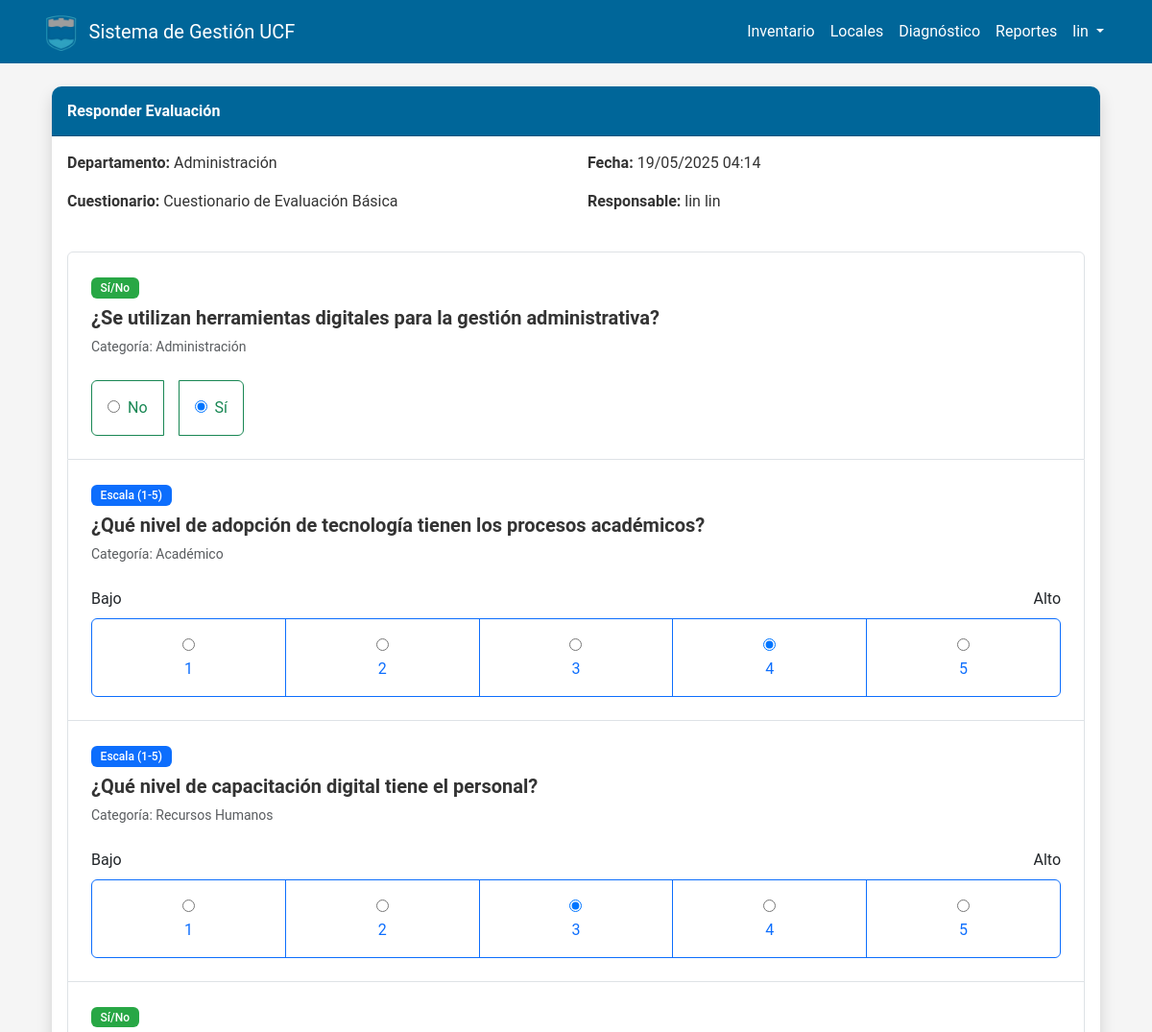
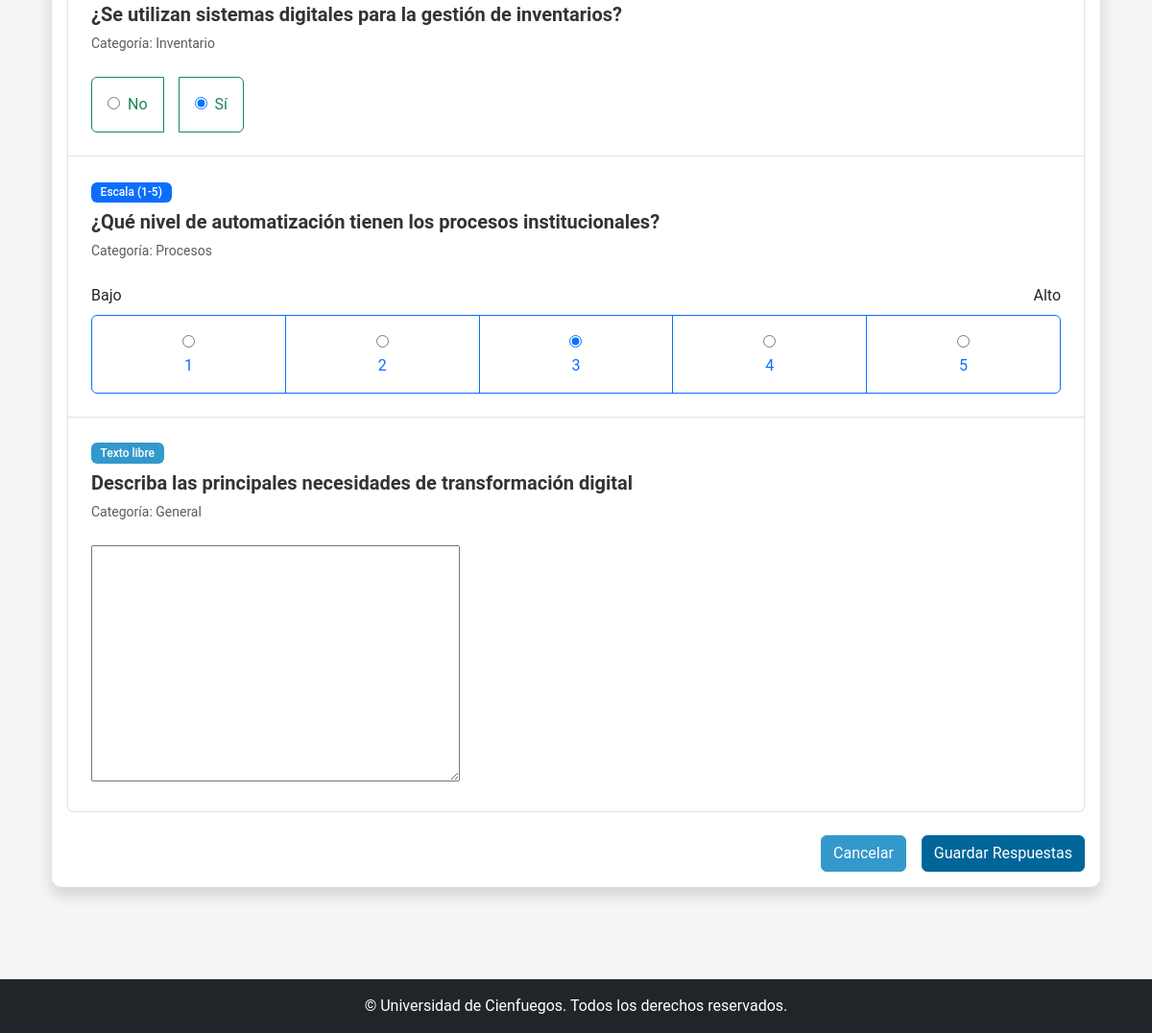
The app's page /diagnostico/evaluaciones/2/respuestas/ (signed in) with its own data (2 pictures, top to bottom).
### diagnostico/models.py (models this page shows, shortened)
class Diagnostico(models.Model):
    fecha = models.DateTimeField(auto_now_add=True)
    departamento = models.ForeignKey(
        Departamento, on_delete=models.CASCADE, related_name='diagnosticos')
    responsable = models.ForeignKey(
        User, on_delete=models.CASCADE, related_name='diagnosticos_realizados')
    cuestionario = models.ForeignKey(
        Cuestionario, on_delete=models.CASCADE, related_name='diagnosticos')
    nivel_general = models.FloatField(null=True, blank=True)
    observaciones = models.TextField(blank=True, null=True)
    class Meta:
        verbose_name = "Diagnóstico"
        verbose_name_plural = "Diagnósticos"
        ordering = ['-fecha']

class Cuestionario(models.Model):
    titulo = models.CharField(max_length=200)
    descripcion = models.TextField()
    creado_por = models.ForeignKey(
        User, on_delete=models.SET_NULL, null=True, related_name='cuestionarios_creados')
    fecha_creacion = models.DateTimeField(auto_now_add=True)
    activo = models.BooleanField(default=True)
    class Meta:
        verbose_name = "Cuestionario"
        verbose_name_plural = "Cuestionarios"

class Pregunta(models.Model):
    TIPO_CHOICES = [
        ('escala', 'Escala (1-5)'),
        ('si_no', 'Sí/No'),
        ('texto', 'Texto libre'),
    ]
    cuestionario = models.ForeignKey(
        Cuestionario, on_delete=models.CASCADE, related_name='preguntas')
    texto = models.TextField()
    tipo = models.CharField(max_length=20, choices=TIPO_CHOICES)
    categoria = models.CharField(max_length=100)
    orden = models.IntegerField(default=0)
    class Meta:
        verbose_name = "Pregunta"
        verbose_name_plural = "Preguntas"
        ordering = ['orden']

### usuarios/models.py (models this page shows, shortened)
class Departamento(models.Model):
    nombre = models.CharField(max_length=100)
    descripcion = models.TextField(blank=True, null=True)
    ubicacion = models.CharField(max_length=100, blank=True, null=True)
    responsable = models.ForeignKey(
        User, on_delete=models.SET_NULL, null=True, related_name='departamentos_a_cargo')
    class Meta:
        verbose_name = "Departamento"
        verbose_name_plural = "Departamentos"

### diagnostico/views.py (the view)
@login_required
def evaluacion_respuestas(request, pk):
    diagnostico = get_object_or_404(Diagnostico, pk=pk)
    preguntas = Pregunta.objects.filter(
        cuestionario=diagnostico.cuestionario).order_by('orden')
    if request.method == 'POST':
        forms = []
        valid = True
        for pregunta in preguntas:
            prefix = f"pregunta_{pregunta.id}"
            form = RespuestaForm(
                request.POST, prefix=prefix, pregunta=pregunta)
            forms.append((pregunta, form))
            valid = valid and form.is_valid()
        if valid:
            with transaction.atomic():
                for pregunta, form in forms:
                    respuesta, created = Respuesta.objects.get_or_create(
                        diagnostico=diagnostico,
                        pregunta=pregunta,
                        defaults={
                            'valor_numerico': form.cleaned_data.get('valor_numerico'),
                            'valor_texto': form.cleaned_data.get('valor_texto')
                        }
                    )
                    if not created:
                        respuesta.valor_numerico = form.cleaned_data.get(
                            'valor_numerico')
                        respuesta.valor_texto = form.cleaned_data.get(
                            'valor_texto')
                        respuesta.save()
                calcular_indicadores(diagnostico)
                LogActividad.objects.create(
                    usuario=request.user,
                    accion=f"Evaluación completada",
                    detalles=f"Departamento: {diagnostico.departamento.nombre}"
                )
                messages.success(
                    request, 'Evaluación completada correctamente.')
                return redirect('evaluacion_detail', pk=diagnostico.id)
    else:
        forms = []
        for pregunta in preguntas:
            try:
                respuesta = Respuesta.objects.get(
                    diagnostico=diagnostico, pregunta=pregunta)
                form = RespuestaForm(
                    instance=respuesta, prefix=f"pregunta_{pregunta.id}", pregunta=pregunta)
            except Respuesta.DoesNotExist:
                form = RespuestaForm(
                    prefix=f"pregunta_{pregunta.id}", pregunta=pregunta)
            forms.append((pregunta, form))
    return render(request, 'diagnostico/evaluacion_respuestas.html', {
        'diagnostico': diagnostico,
        'forms': forms
    })

### templates/diagnostico/evaluacion_respuestas.html (shortened to what this page needs)
{% extends 'base/base.html' %}
{% block content %}
<div class="container">
    <div class="card shadow mb-4">
        <div class="card-header py-3">
            <h6 class="m-0 font-weight-bold">Responder Evaluación</h6>
        </div>
        <div class="card-body">
            <div class="mb-4">
                <div class="row">
                    <div class="col-md-6">
                        <p><strong>Departamento:</strong> {{ diagnostico.departamento.nombre }}</p>
                        <p><strong>Cuestionario:</strong> {{ diagnostico.cuestionario.titulo }}</p>
                    </div>
                    <div class="col-md-6">
                        <p><strong>Fecha:</strong> {{ diagnostico.fecha|date:"d/m/Y H:i" }}</p>
                        <p><strong>Responsable:</strong> {{ diagnostico.responsable.get_full_name }}</p>
                    </div>
                </div>
            </div>
            <form method="post">
                <div class="list-group mb-4">
                    {% for pregunta, form in forms %}
                        <div class="list-group-item p-4">
                            <div class="row mb-2">
                                <div class="col-12">
                                    <span class="badge {% if pregunta.tipo == 'escala' %}bg-primary{% elif pregunta.tipo == 'si_no' %}bg-success{% else %}bg-info{% endif %} mb-2">
                                        {{ pregunta.get_tipo_display }}
                                    </span>
                                    <h5>{{ pregunta.texto }}</h5>
                                    <p class="text-muted small">Categoría: {{ pregunta.categoria }}</p>
                                </div>
                            </div>
                            <div class="row">
                                <div class="col-12">
                                    {% if pregunta.tipo == 'escala' %}
                                        <div class="d-flex justify-content-between mb-2">
                                            <span>Bajo</span>
                                            <span>Alto</span>
                                        </div>
                                        <div class="btn-group w-100" role="group">
                                            {% for radio in form.valor_numerico %}
                                                <label class="btn btn-outline-primary p-3 flex-grow-1">
                                                    {{ radio.tag }}
                                                    <span class="d-block">{{ radio.choice_label }}</span>
                                                </label>
                                            {% endfor %}
                                        </div>
                                    {% elif pregunta.tipo == 'si_no' %}
                                        <div class="btn-group" role="group">
                                            {% for radio in form.valor_numerico %}
                                                <label class="btn btn-outline-success me-3 p-3">
                                                    {{ radio.tag }}
                                                    <span class="ms-1">{{ radio.choice_label }}</span>
                                                </label>
                                            {% endfor %}
                                        </div>
                                    {% else %}
                                        {{ form.valor_texto }}
                                    {% endif %}
                                </div>
                            </div>
                        </div>
                    {% endfor %}
                </div>
                <div class="d-grid gap-2 d-md-flex justify-content-md-end">
                    <a href="{% url 'evaluacion_list' %}" class="btn btn-secondary me-md-2">Cancelar</a>
                    <button type="submit" class="btn btn-primary">Guardar Respuestas</button>
                </div>
            </form>
        </div>
    </div>
</div>
{% endblock %}

### templates/base/base.html (shortened to what this page needs)
<!DOCTYPE html>
<html lang="es">
<head>
    <link href="https://cdn.jsdelivr.net/npm/bootstrap@5.3.0-alpha1/dist/css/bootstrap.min.css" rel="stylesheet">
    <link rel="stylesheet" href="/static/css/main.css">
</head>
<body>
    <header>
        <nav class="navbar navbar-expand-lg navbar-dark bg-primary">
            <div class="container">
                <a class="navbar-brand d-flex align-items-center" href="/">
                    <img src="/static/img/logo_ucf.png" alt="Logo UCF" height="40" class="me-2">
                    <span>Sistema de Gestión UCF</span>
                </a>
                <div class="collapse navbar-collapse" id="navbarNav">
                    <ul class="navbar-nav ms-auto">
                        {% if user.is_authenticated %}
                            <li class="nav-item">
                                <a class="nav-link" href="/inventario/">Inventario</a>
                            </li>
                            <li class="nav-item">
                                <a class="nav-link" href="/locales/">Locales</a>
                            </li>
                            <li class="nav-item">
                                <a class="nav-link" href="/diagnostico/">Diagnóstico</a>
                            </li>
                            <li class="nav-item">
                                <a class="nav-link" href="/reportes/">Reportes</a>
                            </li>
                            <li class="nav-item dropdown">
                                <a class="nav-link dropdown-toggle" href="#" id="navbarDropdown" role="button" data-bs-toggle="dropdown">
                                    {{ user.username }}
                                </a>
                            </li>
                        {% else %}
                            <li class="nav-item">
                                <a class="nav-link" href="/usuarios/login/">Iniciar sesión</a>
                            </li>
                        {% endif %}
                    </ul>
                </div>
            </div>
        </nav>
    </header>
    <main class="container py-4">
        {% block content %}{% endblock %}
    </main>
    <footer class="bg-dark text-white mt-5 py-3">
        <div class="container text-center">
            <p class="mb-0">© {{ current_year }} Universidad de Cienfuegos. Todos los derechos reservados.</p>
        </div>
    </footer>
</body>
</html>

### static/css/main.css (style rules this page uses)
:root { --primary: #006699; --secondary: #3399CC; --tertiary: #48A5C6; --light: #F5F5F5; --dark: #333333; --gray: #666666; --white: #FFFFFF; --light-gray: #E0E0E0; }
body { font-family: 'Roboto', 'Segoe UI', 'Arial', sans-serif; color: var(--dark); background-color: var(--light); min-height: 100vh; display: flex; flex-direction: column; }
main { flex-grow: 1; }
h1, h2, h3, h4, h5, h6 { color: var(--dark); font-weight: 600; }
p, li, td, th, input, select, textarea { color: var(--dark); }
a { color: var(--primary); text-decoration: none; transition: color 0.2s; }
.navbar-dark.bg-primary { background-color: var(--primary) !important; }
.navbar-dark .navbar-nav .nav-link { color: var(--white); }
.navbar-brand { color: var(--white) !important; }
.navbar-brand img { transition: transform 0.3s ease; }
.btn-primary { background-color: var(--primary); border-color: var(--primary); color: var(--white); }
.btn-secondary { background-color: var(--secondary); border-color: var(--secondary); color: var(--white); }
.card { border: none; border-radius: 10px; box-shadow: 0 4px 6px rgba(0, 0, 0, 0.1); transition: transform 0.3s ease, box-shadow 0.3s ease; background-color: var(--white); }
.card-header { background-color: var(--primary); color: var(--white); border-radius: 10px 10px 0 0 !important; font-weight: 600; }
.card-header .m-0 { color: var(--white); }
.badge { font-weight: 500; padding: 0.4em 0.8em; }
.badge.bg-success { background-color: #28a745 !important; color: var(--white); }
.badge.bg-info { background-color: var(--secondary) !important; color: var(--white); }
footer { background-color: var(--primary) !important; color: var(--white); }
footer p { color: var(--white); margin-bottom: 0; }

### records on screen
Diagnostico: departamento.nombre "Administración", cuestionario.titulo "Cuestionario de Evaluación Básica", fecha "19/05/2025 04:14", responsable.get_full_name "lin lin"
Pregunta: tipo "Sí/No", texto "¿Se utilizan herramientas digitales para la gestión administrativa?", categoria "Administración", choice_label "No" "Sí"
Pregunta: tipo "Escala (1-5)", texto "¿Qué nivel de adopción de tecnología tienen los procesos académicos?", categoria "Académico", choice_label "1" "2" "3" "4" "5"
Pregunta: tipo "Escala (1-5)", texto "¿Qué nivel de capacitación digital tiene el personal?", categoria "Recursos Humanos", choice_label "1" "2" "3" "4" "5"
Pregunta: tipo "Sí/No", texto "¿Se utilizan sistemas digitales para la gestión de inventarios?", categoria "Inventario", choice_label "No" "Sí"
Pregunta: tipo "Escala (1-5)", texto "¿Qué nivel de automatización tienen los procesos institucionales?", categoria "Procesos", choice_label "1" "2" "3" "4" "5"
Pregunta: tipo "Texto libre", texto "Describa las principales necesidades de transformación digital", categoria "General"

### other values on screen
{{ user.username }} "lin"
